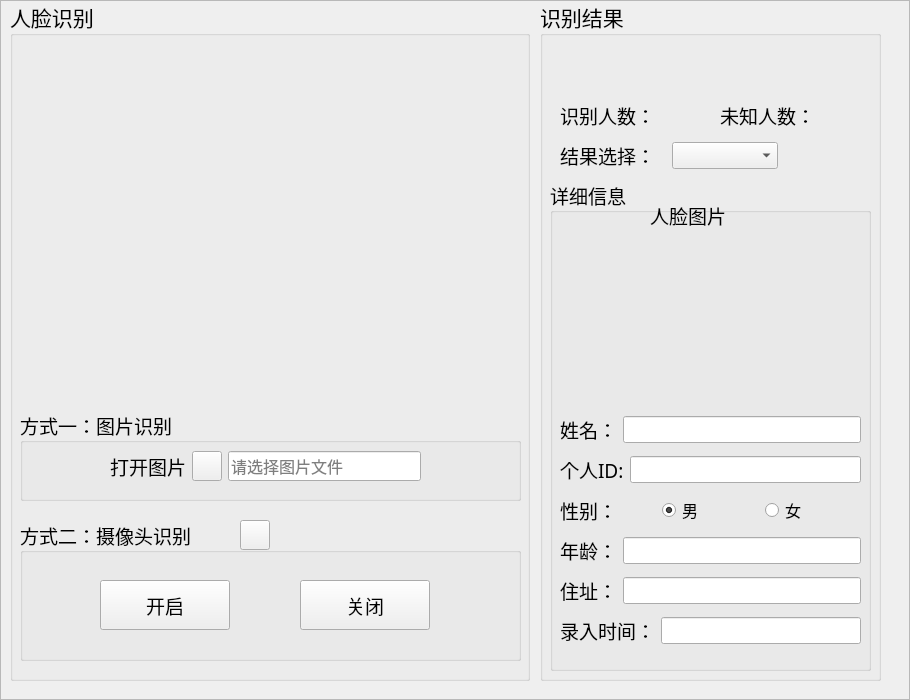
<?xml version="1.0" encoding="UTF-8"?>
<ui version="4.0">
 <class>FaceRecForm</class>
 <widget class="QWidget" name="FaceRecForm">
  <property name="geometry">
   <rect>
    <x>0</x>
    <y>0</y>
    <width>910</width>
    <height>700</height>
   </rect>
  </property>
  <property name="windowTitle">
   <string>Form</string>
  </property>
  <property name="styleSheet">
   <string notr="true"/>
  </property>
  <widget class="QFrame" name="frame">
   <property name="geometry">
    <rect>
     <x>0</x>
     <y>0</y>
     <width>910</width>
     <height>700</height>
    </rect>
   </property>
   <property name="frameShape">
    <enum>QFrame::StyledPanel</enum>
   </property>
   <property name="frameShadow">
    <enum>QFrame::Raised</enum>
   </property>
   <widget class="QGroupBox" name="groupBox_2">
    <property name="geometry">
     <rect>
      <x>10</x>
      <y>0</y>
      <width>520</width>
      <height>681</height>
     </rect>
    </property>
    <property name="font">
     <font>
      <family>华文楷体</family>
      <pointsize>16</pointsize>
     </font>
    </property>
    <property name="title">
     <string>人脸识别</string>
    </property>
    <widget class="QLabel" name="show_label">
     <property name="geometry">
      <rect>
       <x>10</x>
       <y>40</y>
       <width>500</width>
       <height>350</height>
      </rect>
     </property>
     <property name="styleSheet">
      <string notr="true">border-image: url(:/icons/ui_imgs/icons/人脸识别 (2).png);</string>
     </property>
     <property name="text">
      <string/>
     </property>
    </widget>
    <widget class="QGroupBox" name="groupBox_3">
     <property name="geometry">
      <rect>
       <x>10</x>
       <y>410</y>
       <width>501</width>
       <height>91</height>
      </rect>
     </property>
     <property name="font">
      <font>
       <family>华文楷体</family>
       <pointsize>14</pointsize>
      </font>
     </property>
     <property name="title">
      <string>方式一：图片识别</string>
     </property>
     <widget class="QWidget" name="layoutWidget_6">
      <property name="geometry">
       <rect>
        <x>90</x>
        <y>40</y>
        <width>311</width>
        <height>32</height>
       </rect>
      </property>
      <layout class="QHBoxLayout" name="horizontalLayout">
       <item>
        <widget class="QLabel" name="label_2">
         <property name="font">
          <font>
           <family>华文楷体</family>
           <pointsize>14</pointsize>
          </font>
         </property>
         <property name="text">
          <string>打开图片</string>
         </property>
        </widget>
       </item>
       <item>
        <widget class="QPushButton" name="PicBtn">
         <property name="minimumSize">
          <size>
           <width>30</width>
           <height>30</height>
          </size>
         </property>
         <property name="maximumSize">
          <size>
           <width>30</width>
           <height>30</height>
          </size>
         </property>
         <property name="styleSheet">
          <string notr="true">border-image: url(:/icons/ui_imgs/icons/img.png);</string>
         </property>
         <property name="text">
          <string/>
         </property>
        </widget>
       </item>
       <item>
        <widget class="QLineEdit" name="PiclineEdit">
         <property name="minimumSize">
          <size>
           <width>0</width>
           <height>30</height>
          </size>
         </property>
         <property name="maximumSize">
          <size>
           <width>16777215</width>
           <height>30</height>
          </size>
         </property>
         <property name="font">
          <font>
           <family>Arial</family>
           <pointsize>12</pointsize>
          </font>
         </property>
         <property name="inputMask">
          <string/>
         </property>
         <property name="placeholderText">
          <string>请选择图片文件</string>
         </property>
        </widget>
       </item>
      </layout>
     </widget>
    </widget>
    <widget class="QGroupBox" name="groupBox_4">
     <property name="geometry">
      <rect>
       <x>10</x>
       <y>520</y>
       <width>501</width>
       <height>141</height>
      </rect>
     </property>
     <property name="font">
      <font>
       <family>华文楷体</family>
       <pointsize>14</pointsize>
      </font>
     </property>
     <property name="title">
      <string>方式二：摄像头识别</string>
     </property>
     <widget class="QPushButton" name="CapBtn">
      <property name="geometry">
       <rect>
        <x>220</x>
        <y>0</y>
        <width>30</width>
        <height>30</height>
       </rect>
      </property>
      <property name="minimumSize">
       <size>
        <width>30</width>
        <height>30</height>
       </size>
      </property>
      <property name="maximumSize">
       <size>
        <width>30</width>
        <height>30</height>
       </size>
      </property>
      <property name="styleSheet">
       <string notr="true">border-image: url(:/icons/ui_imgs/icons/camera.png);</string>
      </property>
      <property name="text">
       <string/>
      </property>
     </widget>
     <widget class="QPushButton" name="cameraOpenBtn">
      <property name="geometry">
       <rect>
        <x>80</x>
        <y>60</y>
        <width>130</width>
        <height>50</height>
       </rect>
      </property>
      <property name="font">
       <font>
        <family>华文楷体</family>
        <pointsize>14</pointsize>
       </font>
      </property>
      <property name="text">
       <string>开启</string>
      </property>
      <property name="icon">
       <iconset>
        <activeon>:/icons/ui_imgs/icons/开启视频.png</activeon>
       </iconset>
      </property>
      <property name="iconSize">
       <size>
        <width>40</width>
        <height>40</height>
       </size>
      </property>
     </widget>
     <widget class="QPushButton" name="cameraCloseBtn">
      <property name="geometry">
       <rect>
        <x>280</x>
        <y>60</y>
        <width>130</width>
        <height>50</height>
       </rect>
      </property>
      <property name="font">
       <font>
        <family>华文楷体</family>
        <pointsize>14</pointsize>
       </font>
      </property>
      <property name="text">
       <string>关闭</string>
      </property>
      <property name="icon">
       <iconset>
        <activeon>:/icons/ui_imgs/icons/关闭视频.png</activeon>
       </iconset>
      </property>
      <property name="iconSize">
       <size>
        <width>40</width>
        <height>40</height>
       </size>
      </property>
     </widget>
    </widget>
    <zorder>groupBox_3</zorder>
    <zorder>show_label</zorder>
    <zorder>groupBox_4</zorder>
   </widget>
   <widget class="QGroupBox" name="groupBox">
    <property name="geometry">
     <rect>
      <x>540</x>
      <y>0</y>
      <width>341</width>
      <height>681</height>
     </rect>
    </property>
    <property name="font">
     <font>
      <family>华文楷体</family>
      <pointsize>16</pointsize>
     </font>
    </property>
    <property name="title">
     <string>识别结果</string>
    </property>
    <widget class="QLabel" name="knowNumLb">
     <property name="geometry">
      <rect>
       <x>20</x>
       <y>100</y>
       <width>131</width>
       <height>31</height>
      </rect>
     </property>
     <property name="font">
      <font>
       <family>Arial</family>
       <pointsize>14</pointsize>
      </font>
     </property>
     <property name="text">
      <string>识别人数：</string>
     </property>
    </widget>
    <widget class="QLabel" name="resLb">
     <property name="geometry">
      <rect>
       <x>60</x>
       <y>40</y>
       <width>231</width>
       <height>41</height>
      </rect>
     </property>
     <property name="font">
      <font>
       <family>华文楷体</family>
       <pointsize>16</pointsize>
      </font>
     </property>
     <property name="text">
      <string/>
     </property>
     <property name="alignment">
      <set>Qt::AlignCenter</set>
     </property>
    </widget>
    <widget class="QGroupBox" name="groupBox_5">
     <property name="geometry">
      <rect>
       <x>10</x>
       <y>180</y>
       <width>321</width>
       <height>491</height>
      </rect>
     </property>
     <property name="font">
      <font>
       <family>华文楷体</family>
       <pointsize>14</pointsize>
      </font>
     </property>
     <property name="title">
      <string>详细信息</string>
     </property>
     <widget class="QLabel" name="face_crop_label">
      <property name="geometry">
       <rect>
        <x>80</x>
        <y>50</y>
        <width>150</width>
        <height>150</height>
       </rect>
      </property>
      <property name="styleSheet">
       <string notr="true">border-image: url(:/icons/ui_imgs/icons/人脸识别.png);</string>
      </property>
      <property name="text">
       <string/>
      </property>
     </widget>
     <widget class="QLabel" name="label_5">
      <property name="geometry">
       <rect>
        <x>100</x>
        <y>20</y>
        <width>101</width>
        <height>31</height>
       </rect>
      </property>
      <property name="font">
       <font>
        <family>华文楷体</family>
        <pointsize>14</pointsize>
       </font>
      </property>
      <property name="text">
       <string>人脸图片</string>
      </property>
     </widget>
     <widget class="QWidget" name="layoutWidget">
      <property name="geometry">
       <rect>
        <x>10</x>
        <y>230</y>
        <width>301</width>
        <height>241</height>
       </rect>
      </property>
      <layout class="QVBoxLayout" name="verticalLayout">
       <item>
        <layout class="QHBoxLayout" name="horizontalLayout_5">
         <item>
          <widget class="QLabel" name="label">
           <property name="font">
            <font>
             <family>华文楷体</family>
             <pointsize>14</pointsize>
            </font>
           </property>
           <property name="text">
            <string>姓名：</string>
           </property>
          </widget>
         </item>
         <item>
          <widget class="QLineEdit" name="lineEdit">
           <property name="font">
            <font>
             <family>Arial</family>
             <pointsize>12</pointsize>
            </font>
           </property>
          </widget>
         </item>
        </layout>
       </item>
       <item>
        <layout class="QHBoxLayout" name="horizontalLayout_4">
         <item>
          <widget class="QLabel" name="label_7">
           <property name="font">
            <font>
             <family>华文楷体</family>
             <pointsize>14</pointsize>
            </font>
           </property>
           <property name="text">
            <string>个人ID:</string>
           </property>
          </widget>
         </item>
         <item>
          <widget class="QLineEdit" name="lineEdit_2">
           <property name="font">
            <font>
             <family>Arial</family>
             <pointsize>12</pointsize>
            </font>
           </property>
          </widget>
         </item>
        </layout>
       </item>
       <item>
        <layout class="QHBoxLayout" name="horizontalLayout_3">
         <item>
          <widget class="QLabel" name="label_8">
           <property name="font">
            <font>
             <family>华文楷体</family>
             <pointsize>14</pointsize>
            </font>
           </property>
           <property name="text">
            <string>性别：</string>
           </property>
          </widget>
         </item>
         <item>
          <widget class="QRadioButton" name="radioButton">
           <property name="font">
            <font>
             <family>Arial</family>
             <pointsize>12</pointsize>
            </font>
           </property>
           <property name="text">
            <string>男</string>
           </property>
           <property name="checkable">
            <bool>true</bool>
           </property>
           <property name="checked">
            <bool>true</bool>
           </property>
          </widget>
         </item>
         <item>
          <widget class="QRadioButton" name="radioButton_2">
           <property name="font">
            <font>
             <family>Arial</family>
             <pointsize>12</pointsize>
            </font>
           </property>
           <property name="text">
            <string>女</string>
           </property>
          </widget>
         </item>
        </layout>
       </item>
       <item>
        <layout class="QHBoxLayout" name="horizontalLayout_6">
         <item>
          <widget class="QLabel" name="label_9">
           <property name="font">
            <font>
             <family>华文楷体</family>
             <pointsize>14</pointsize>
            </font>
           </property>
           <property name="text">
            <string>年龄：</string>
           </property>
          </widget>
         </item>
         <item>
          <widget class="QLineEdit" name="lineEdit_3">
           <property name="font">
            <font>
             <family>Arial</family>
             <pointsize>12</pointsize>
            </font>
           </property>
          </widget>
         </item>
        </layout>
       </item>
       <item>
        <layout class="QHBoxLayout" name="horizontalLayout_7">
         <item>
          <widget class="QLabel" name="label_10">
           <property name="font">
            <font>
             <family>华文楷体</family>
             <pointsize>14</pointsize>
            </font>
           </property>
           <property name="text">
            <string>住址：</string>
           </property>
          </widget>
         </item>
         <item>
          <widget class="QLineEdit" name="lineEdit_4">
           <property name="font">
            <font>
             <family>Arial</family>
             <pointsize>12</pointsize>
            </font>
           </property>
          </widget>
         </item>
        </layout>
       </item>
       <item>
        <layout class="QHBoxLayout" name="horizontalLayout_8">
         <item>
          <widget class="QLabel" name="label_11">
           <property name="font">
            <font>
             <family>华文楷体</family>
             <pointsize>14</pointsize>
            </font>
           </property>
           <property name="text">
            <string>录入时间：</string>
           </property>
          </widget>
         </item>
         <item>
          <widget class="QLineEdit" name="lineEdit_5">
           <property name="font">
            <font>
             <family>Arial</family>
             <pointsize>12</pointsize>
            </font>
           </property>
          </widget>
         </item>
        </layout>
       </item>
      </layout>
     </widget>
    </widget>
    <widget class="QLabel" name="unknowNumLb">
     <property name="geometry">
      <rect>
       <x>180</x>
       <y>100</y>
       <width>131</width>
       <height>31</height>
      </rect>
     </property>
     <property name="font">
      <font>
       <family>Arial</family>
       <pointsize>14</pointsize>
      </font>
     </property>
     <property name="text">
      <string>未知人数：</string>
     </property>
    </widget>
    <widget class="QWidget" name="layoutWidget">
     <property name="geometry">
      <rect>
       <x>20</x>
       <y>140</y>
       <width>218</width>
       <height>31</height>
      </rect>
     </property>
     <layout class="QHBoxLayout" name="horizontalLayout_2">
      <item>
       <widget class="QLabel" name="label_6">
        <property name="font">
         <font>
          <family>Arial</family>
          <pointsize>14</pointsize>
         </font>
        </property>
        <property name="text">
         <string>结果选择：</string>
        </property>
       </widget>
      </item>
      <item>
       <widget class="QComboBox" name="comboBox">
        <property name="font">
         <font>
          <family>Arial</family>
          <pointsize>12</pointsize>
         </font>
        </property>
       </widget>
      </item>
     </layout>
    </widget>
    <zorder>layoutWidget</zorder>
    <zorder>groupBox_5</zorder>
    <zorder>knowNumLb</zorder>
    <zorder>resLb</zorder>
    <zorder>unknowNumLb</zorder>
   </widget>
  </widget>
 </widget>
 <resources>
  <include location="img_source.qrc"/>
 </resources>
 <connections/>
</ui>
